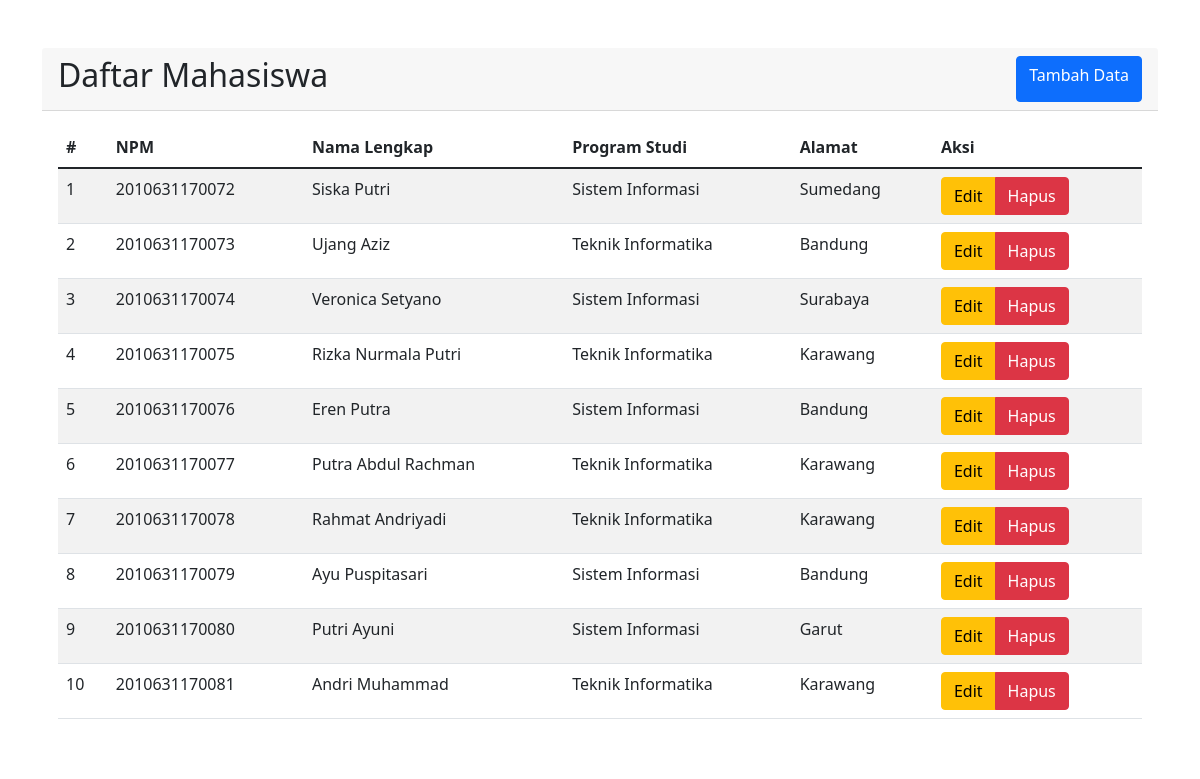
The page /list-mhs.php on the database its author committed.
### tables this page shows
CREATE TABLE `mahasiswa` (
  `npm` char(13) NOT NULL,
  `nama` varchar(50) NOT NULL,
  `jurusan` enum('Teknik Informatika','Sistem Informasi') NOT NULL,
  `alamat` text NOT NULL
);

### list-mhs.php (the view, shortened to what this page needs)
<!DOCTYPE html>
<html lang="en">
<head>
    <link href="https://cdn.jsdelivr.net/npm/bootstrap@5.1.3/dist/css/bootstrap.min.css" rel="stylesheet">
</head>
<body>
    <div class="container my-5">
        <div class="row">
            <div class="col-md-12">
                <div class="card border-0">
                    <div class="card-header">
                        <div class="d-flex justify-content-between">
                            <h2>Daftar Mahasiswa</h2>
                            <a href="add-mhs.php" class="btn btn-primary">Tambah Data</a>
                        </div>
                    </div>
                    <div class="card-body">
                        <table class="table table-striped table-hover">
                            <thead>
                                <tr>
                                    <th>#</th>
                                    <th>NPM</th>
                                    <th>Nama Lengkap</th>
                                    <th>Program Studi</th>
                                    <th>Alamat</th>
                                    <th>Aksi</th>
                                </tr>
                            </thead>
                            <tbody>
                                <?php
                                include "connection.php";
                                $no = 1;
                                $query = mysqli_query($conn, "SELECT * FROM mahasiswa");
                                foreach ($query as $data) {
                                ?>
                                <tr>
                                    <td><?= $no++ ?></td>
                                    <td><?= $data['npm'] ?></td>
                                    <td><?= $data['nama'] ?></td>
                                    <td><?= $data['jurusan'] ?></td>
                                    <td><?= $data['alamat'] ?></td>
                                    <td>
                                        <div class="btn-group">
                                            <a href="edit-mhs.php?id=<?= $data['npm'] ?>" class="btn btn-warning">Edit</a>
                                            <a href="delete-mhs.php?id=<?= $data['npm'] ?>" class="btn btn-danger">Hapus</a>
                                        </div>
                                    </td>
                                </tr>
                                <?php
                                }
                                ?>
                            </tbody>
                        </table>
                    </div>
                </div>
            </div>
        </div>
    </div>
</body>
</html>

### rows shown on the page
mahasiswa: npm "2010631170072", nama "Siska Putri", jurusan "Sistem Informasi", alamat "Sumedang"
mahasiswa: npm "2010631170073", nama "Ujang Aziz", jurusan "Teknik Informatika", alamat "Bandung"
mahasiswa: npm "2010631170074", nama "Veronica Setyano", jurusan "Sistem Informasi", alamat "Surabaya"
mahasiswa: npm "2010631170075", nama "Rizka Nurmala Putri", jurusan "Teknik Informatika", alamat "Karawang"
mahasiswa: npm "2010631170076", nama "Eren Putra", jurusan "Sistem Informasi", alamat "Bandung"
mahasiswa: npm "2010631170077", nama "Putra Abdul Rachman", jurusan "Teknik Informatika", alamat "Karawang"
mahasiswa: npm "2010631170078", nama "Rahmat Andriyadi", jurusan "Teknik Informatika", alamat "Karawang"
mahasiswa: npm "2010631170079", nama "Ayu Puspitasari", jurusan "Sistem Informasi", alamat "Bandung"
mahasiswa: npm "2010631170080", nama "Putri Ayuni", jurusan "Sistem Informasi", alamat "Garut"
mahasiswa: npm "2010631170081", nama "Andri Muhammad", jurusan "Teknik Informatika", alamat "Karawang"
